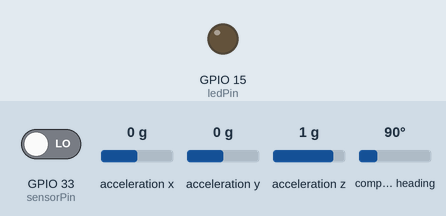
Simulated run of this sketch. Board: ESP32. Parts: output pins drawn as LEDs (lit = HIGH). The test bench sets the inputs (shaded band); at power-on: acceleration x 0 g, GPIO 33 (sensorPin) LOW, acceleration y 0 g, acceleration z 1 g, compass heading 90°. WiFi joins after 1.5 s; servers stay silent unless stated; what the sketch prints to the serial monitor is not drawn.

Above: at 4.2 s.
4.3 s: acceleration x set to -1.4 g
At 4.9 s:
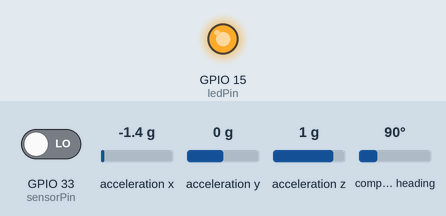
9.0 s: acceleration x set to 0 g
At 10.2 s:
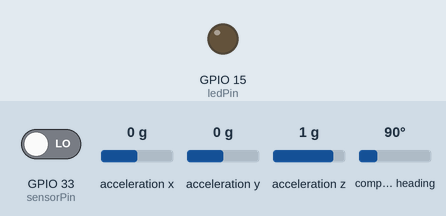
10.5 s: acceleration x set to -0.8 g
At 11.6 s:
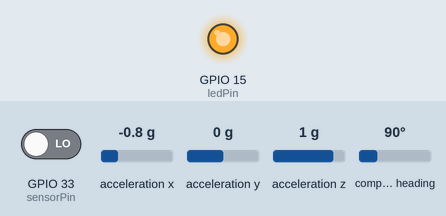
Timing chart, 0 to 13.0 s (numbered marks = the images above; inputs shaded):
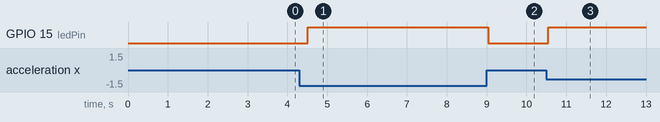

The sketch:

position_wb.ino
```cpp
#include <WebServer.h>
#include <WiFi.h>
#include <Wire.h>
#include <Adafruit_Sensor.h>
#include <Adafruit_BNO055.h>
#include <WebSocketsServer.h>


const char* ssid = "DIGISOL_SIGMA";
const char* password = "1234554321";


// for ip address
IPAddress local_IP(192, 168, 1, 100);
IPAddress gateway(192, 168, 1, 1);
IPAddress subnet(255, 255, 255, 0);

WebServer server(80);
WebSocketsServer webSocket = WebSocketsServer(81);

// const char* serverURL = "http://192.168.1.31:5000/api/orientation";

String header;
Adafruit_BNO055 bno = Adafruit_BNO055(55, 0x28);
const float threshold = 3.0; // degree
const int ledPin = 15;
const int sensorPin = 33;
int sensorState = 0;


float initialHeading = 0;
float initialRoll = 0;
float initialPitch = 0;
float roll1 = 0;


void handleRoot() {
  String html = R"rawliteral(
<!DOCTYPE html>
<html>
<head>
  <meta name="viewport" content="width=device-width, initial-scale=1">
  <style>
    html, body {
      font-family: Helvetica, Arial, sans-serif;
      margin: 0;
      padding: 0;
      background: #f2f5f7;
      height: 100vh;
      display: flex;
      flex-direction: column;
      justify-content: space-between;
      align-items: center;
    }
    header {
      width: 100%;
      background:#005bea;
      color: white;
      text-align: center;
      padding: 18px 0;
      box-shadow: 0 3px 8px rgba(0,0,0,0.25);
    }

     header h1 {
      font-size: 26px;
      margin: 0;
      font-weight: 600;
      letter-spacing: 0.5px;
    }

    main{
      width: 100vw;
      background: #263238;
      color: #ccc;
      text-align: center;
      padding: 12px 0;
      font-size: 13px;
      letter-spacing: 0.5px;
      box-shadow: 0 -2px 8px rgba(0,0,0,0.2);
    }

    main h1{
    color: #FFFFFF;
    font-weight: bold;
    }

    .card {
      background: #fff;
      border-radius: 16px;
      box-shadow: 0 4px 12px rgba(0,0,0,0.15);
      width: 340px;
      padding: 24px;
      text-align: center;
      transition: 0.3s ease;
    }
    h2 {
      color: #333;
      font-size: 22px;
      margin-bottom: 8px;
    }

    p {
      color: #444;
      font-size: 16px;
      margin: 10px 0;
    }

    .button {
      background-color: #4CAF50;
      border: none;
      color: white;
      padding: 16px 40px;
      text-decoration: none;
      font-size: 28px;
      margin: 8px 0;
      border-radius: 8px;
      cursor: pointer;
      transition: background 0.3s;
    }

    .yellow {
      background-color: #ffe100ff;
      color: black;
    }

    .orange {
      background-color: orange;
      color: black;
    }

    #connectionStatus {
      display: inline-block;
      padding: 6px 12px;
      border-radius: 6px;
      font-size: 14px;
      background-color: #ccc;
      color: black;
      margin-top: 10px;
      font-weight: bold;
    }

    .online {
      background-color: #91ff89 !important;
      color: black;
    }

    .offline {
      background-color: #ff7b7b !important;
      color: white;
    }

    #ledStatus {
      font-weight: bold;
    }

    footer {
      width: 100vw;
      background: #263238;
      color: #ccc;
      text-align: center;
      padding: 12px 0;
      font-size: 13px;
      letter-spacing: 0.5px;
      box-shadow: 0 -2px 8px rgba(0,0,0,0.2);
    }

    footer span {
      color: #00bcd4;
      font-weight: bold;

    }
  </style>
</head>
<body>

  <main>
    <h1>Position Sensor Dashboard</h1>
  </main>

  <div class="card">
    <h2>Magnetic Seperator - 701</h2>
    <p>Shaft Change in Degree</p>
    <p>Threshold: <b><span id="thresholdValue">3.00</span>°</b></p>
    <p><button class="button" id="rollValue">0.00°</button></p>
    <p>BEAM : <b id="beamStatus" style="color:gray;font-size:1.1rem">INACTIVE</b></p>
     <span class="led">INDICATOR Status: <b id="ledStatus" style="color:orange;">ON</b></span><br>
    <div id="connectionStatus" class="offline">OFFLINE</div>
  </div>

  <footer>
    Developed by <span>Sigma e Solution Pvt Ltd</span>. © 2025 All Rights Reserved.
  </footer>

  <script>
   let socket;
  let reconnectInterval = 5000;
  const statusBox = document.getElementById('connectionStatus');

  function connectWebSocket() {

    socket = new WebSocket('ws://' + window.location.hostname + ':81/');
   ;

    socket.onopen = function() {
      console.log("WebSocket Connected");
      statusBox.textContent = 'ONLINE';
      statusBox.classList.remove('offline');
      statusBox.classList.add('online');
    };

    socket.onclose = function() {
      console.warn("WebSocket Disconnected. Retrying in " + reconnectInterval/1000 + "s...");
      statusBox.textContent = 'OFFLINE';
      statusBox.classList.remove('online');
      statusBox.classList.add('offline');


      setTimeout(connectWebSocket, reconnectInterval);
    };

    socket.onerror = function(error) {
      console.error("WebSocket Error:", error);
      socket.close();
    };

    socket.onmessage = function(event) {
      try {
        const data = JSON.parse(event.data);

        document.getElementById('rollValue').innerText = data.location_change.toFixed(2) + '°';
        document.getElementById('ledStatus').innerText = data.led == 1 ? 'ON' : 'OFF';
        document.getElementById('ledStatus').style.color = data.led == 1 ? 'orange' : 'gray';
        document.getElementById('beamStatus').innerText = data.beam == 0 ? 'ACTIVE' : 'INACTIVE';
        document.getElementById('beamStatus').style.color = data.beam == 0 ? 'green' : 'red';
        document.getElementById('rollValue').className = data.led == 1 ? 'orange button' : 'button';

      } catch (e) {
        console.error("Invalid JSON from WebSocket:", e);
      }
    };
  }

  connectWebSocket();

  </script>

</body>
</html>
)rawliteral";

  server.send(200, "text/html; charset=utf-8", html);
}


void handleData() {
  String json = "{";
  json += "\"location_change\":" + String(roll1, 2) + ",";
  json += "\"led\":" + String(digitalRead(ledPin));
  json += "}";
  server.send(200, "application/json", json);
}

void sendSensorData(){
  String json = "{";
  json += "\"location_change\":" + String(roll1, 2) + ",";
  json += "\"led\":" + String(digitalRead(ledPin)) + ",";
  json += "\"beam\":" + String(digitalRead(sensorPin));
  json += "}";
  webSocket.broadcastTXT(json);
}

void onWebSocketEvent(uint8_t num, WStype_t type, uint8_t *payload, size_t length) {
  switch (type) {
    case WStype_CONNECTED: {
      IPAddress ip = webSocket.remoteIP(num);
      Serial.printf("Client %u connected from %s\n", num, ip.toString().c_str());
      break;
    }
    case WStype_DISCONNECTED:
      Serial.printf("Client %u disconnected\n", num);
      break;
    case WStype_TEXT:
      Serial.printf("Received: %s\n", payload);
      break;
  }
}

void setup() {
  Wire.begin(21, 22);
  Serial.begin(115200);
  pinMode(ledPin, OUTPUT);
  pinMode(sensorPin, INPUT);

  digitalWrite(ledPin, LOW);
  // ip address
  if (!WiFi.config(local_IP, gateway, subnet)) {
  Serial.println("STA Failed to configure");
 }

  WiFi.begin(ssid, password);
  while (WiFi.status() != WL_CONNECTED) {
    delay(500);
    Serial.print(".");
  }
  Serial.println("WiFi connected!");
  Serial.print("ESP32 IP address: ");
  Serial.println(WiFi.localIP());

  if (!bno.begin()) {
    Serial.println("Orientation sensor not detected.");
    while (1);
  }

  delay(1000);
  bno.setExtCrystalUse(true);


  Serial.println("Waiting for sensor calibration");
  uint8_t system, gyro, accel, mag;
  do {
    bno.getCalibration(&system, &gyro, &accel, &mag);
    Serial.print("Calibration - Sys:");
    Serial.print(system);
    Serial.print(", G:");
    Serial.print(gyro);

    Serial.println(" ");
    delay(500);
  } while (gyro < 3);

  sensors_event_t orientationData;
  bno.getEvent(&orientationData);
  initialHeading = orientationData.orientation.x;
  initialRoll = orientationData.orientation.y;
  initialPitch = orientationData.orientation.z;

  Serial.println("Initial orientation recorded.");


  server.on("/",handleRoot);
  server.on("/data", handleData);
  server.begin();
  webSocket.begin();
  webSocket.onEvent(onWebSocketEvent);
  Serial.println("Web server and WebSocket started.");
}

float angleDiff(float initial, float current) {
  float diff = abs(initial - current);
  if(diff > 180) diff = 360 - diff;
  return diff;
}


void loop() {

  sensorState = digitalRead(sensorPin);

  sensors_event_t orientationData;
  bno.getEvent(&orientationData);
  float heading = orientationData.orientation.x;
  float roll = orientationData.orientation.y;
  float pitch = orientationData.orientation.z;

  roll1 = roll - initialRoll;

  // only bno055
  // bool orientationChanged = (angleDiff(roll, initialRoll) > threshold || abs(roll - initialRoll) > threshold);

  // with Beam sensor and bno055
  // bool orientationChanged = ((angleDiff(roll, initialRoll) > threshold || abs(roll - initialRoll) > threshold) && sensorState == 1);

  // with Beam sensor or bno055
  bool orientationChanged = ((angleDiff(roll, initialRoll) > threshold || abs(roll - initialRoll) > threshold) || sensorState == 1);

   if (orientationChanged) {
    digitalWrite(ledPin, HIGH);
    Serial.println("LED ON - Motion Detected");
  } else {
    digitalWrite(ledPin, LOW);
    Serial.println("LED OFF - No Motion");
  }


  Serial.print(", Roll (y): ");
  Serial.print(roll);
  Serial.print(", Change: ");
  Serial.print(roll1);
  Serial.print(" | ");


  sendSensorData();
  webSocket.loop();
  server.handleClient();
  delay(500);
}
```

Measured:
- after the input at 4.3 s, GPIO 15 (ledPin): LOW → HIGH after 0.22 s
- after the input at 9.0 s, GPIO 15 (ledPin): HIGH → LOW at once
- after the input at 10.5 s, GPIO 15 (ledPin): LOW → HIGH at once
